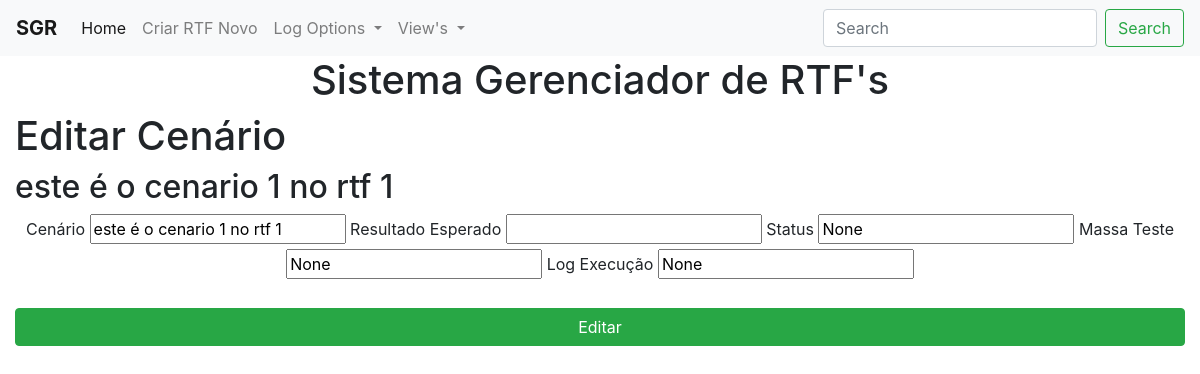
Screenshot of /edit_cenario/1/1/1 with the database file from the repository.
### app.py (models this page shows, shortened)
class Cenarios(db.Model):
    id_cenario = db.Column("id_cenario", db.Integer, primary_key=True, autoincrement=True)
    id_rtf = db.Column(db.Integer, db.ForeignKey('rt_fs.id'))  # o db por alguma razão chamou RTFs de rt_fs
    id_pagina = db.Column(db.Integer, db.ForeignKey('pagina.id_pagina'))
    pagina = db.Column(db.Integer)
    linha = db.Column(db.Integer)
    cenario = db.Column(db.String(250))
    resultado_esperado = db.Column(db.String(250))
    status = db.Column(db.Integer)
    massa_teste = db.Column(db.String(250))
    log_execucao = db.Column(db.String(10000))

### app.py (the view, shortened to what this page needs)
@app.route("/edit_cenario/<int:id_rtf>/<int:pagina>/<int:linha>", methods=["GET", "POST"])
def edit_cenario(id_rtf, pagina, linha):
    cenario = Cenarios.query.filter_by(id_rtf=id_rtf, pagina=pagina, linha=linha).first()
    return render_template("editar_cenario.html", cenario=cenario)

### templates/editar_cenario.html (shortened to what this page needs)
{% extends "base.html" %}
{% block content %}
<h1>Editar Cenário</h1>
<h2>{{ cenario.cenario }}</h2>
<form action="{{url_for('edit_cenario', id_rtf=cenario.id_rtf, pagina=cenario.pagina, linha=cenario.linha)}}" method="POST">
    <div style="text-align:center">
        <label for="cenario">Cenário</label>
        <input type="text" name="cenario" id="cenario" value="{{ cenario.cenario }}">
        <label for="resultado_esperado">Resultado Esperado</label>
        <input type="text" name="resultado_esperado" id="resultado_esperado" value="{{ cenario.resultado_esperado }}">
        <label for="status">Status</label>
        <input type="text" name="status" id="status" value="{{ cenario.status }}">
        <label for="massa_teste">Massa Teste</label>
        <input type="text" name="massa_teste" id="massa_teste" value="{{ cenario.massa_teste }}">
        <label for="log_execucao">Log Execução</label>
        <input type="text" name="log_execucao" id="log_execucao" value="{{ cenario.log_execucao }}">
    </div>
    <br>
    <div>
        <button type="submit" class="btn btn-block btn-success">Editar</button>
    </div>
</form>
{% endblock %}

### rows the page displays
Cenarios: cenario "este é o cenario 1 no rtf 1", status "None", massa_teste "None", log_execucao "None"
